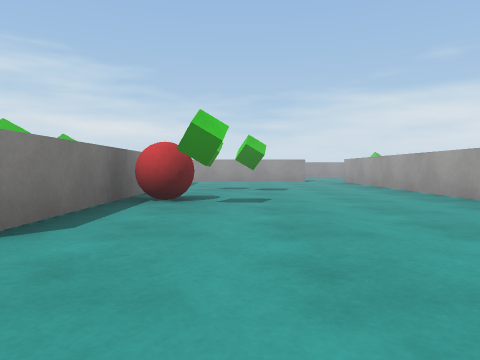
[1] (above)

19 first-person views from a walk through a Unity game level. The camera is 0.55 m above the floor, tilts 2° down and sees 70° across. The floor is counted in squares, 2 m on a side. Each view is taken from the middle of a square. On the plan, view 1 faces up. The plan holds only what a view shows up to about 9 squares ahead; the rest is blank. The place goes on beyond the plan. Surface patterns are stand-ins for the level's own textures.

[2]
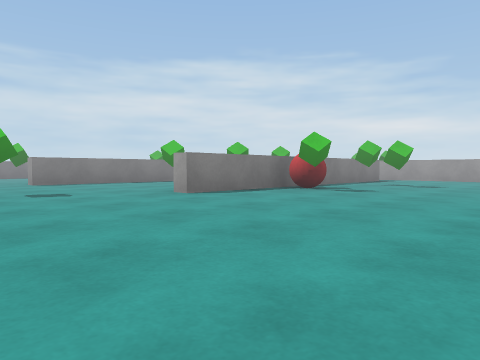

[3]
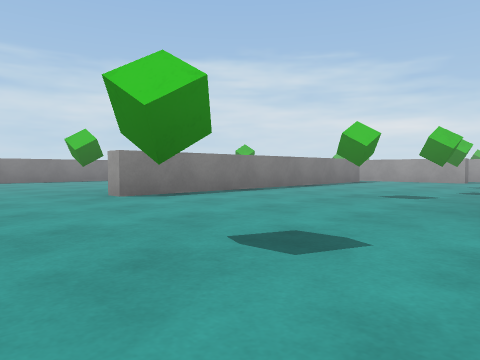

[4]
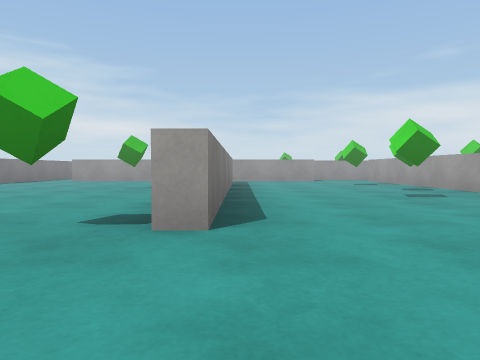

[5]
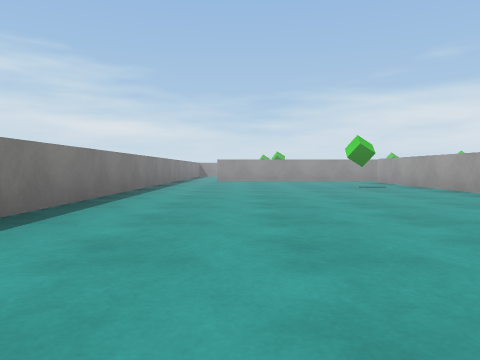

[6]
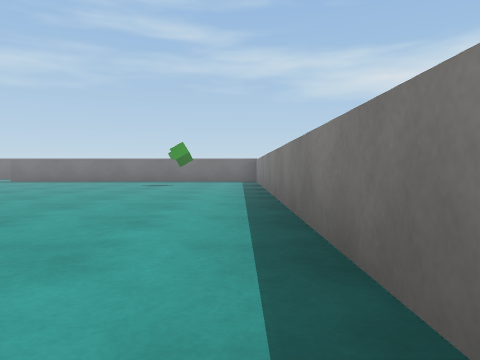

[7]
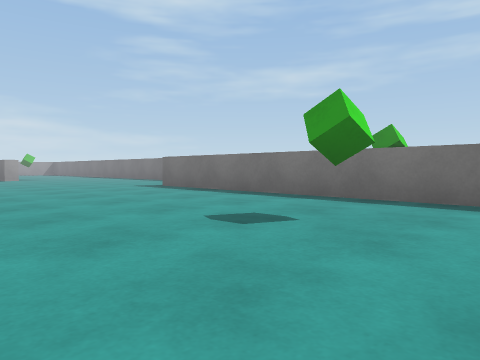

[8]
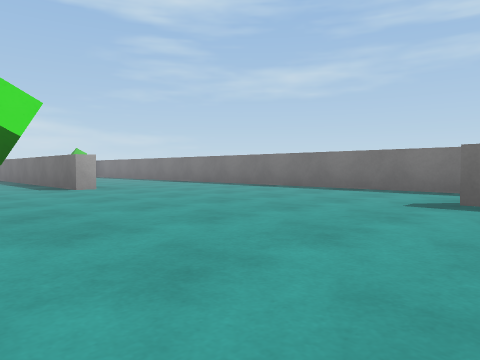

[9]
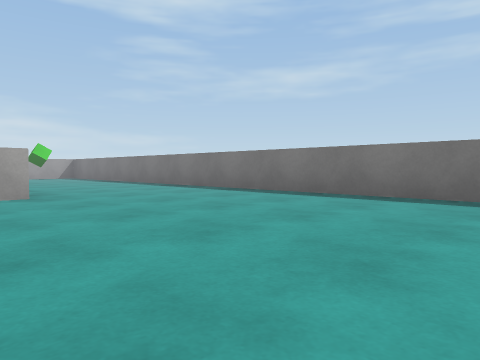

[10]
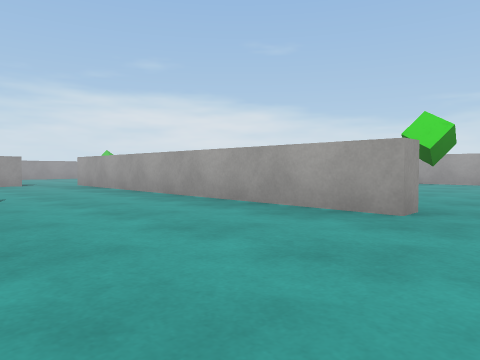

[11]
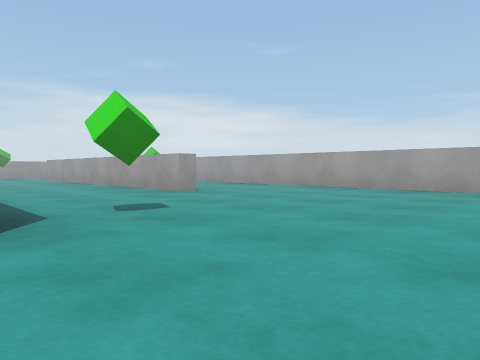

[12]
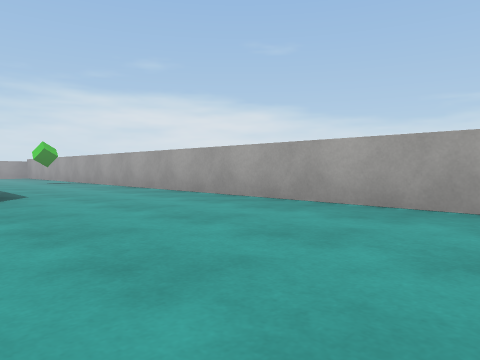

[13]
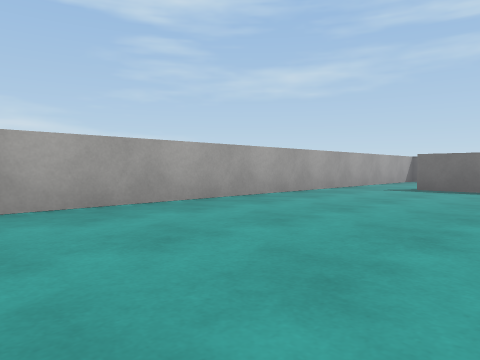

[14]
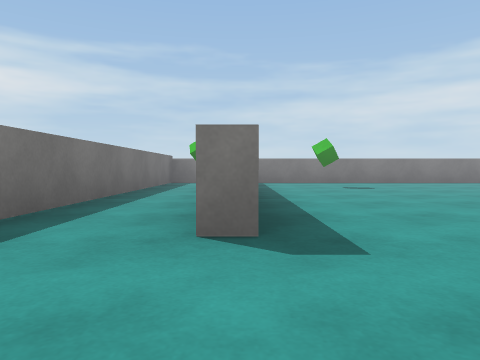

[15]
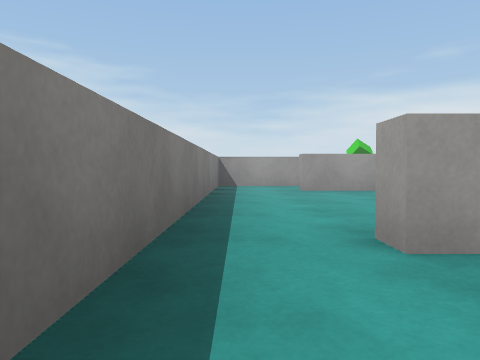

[16]
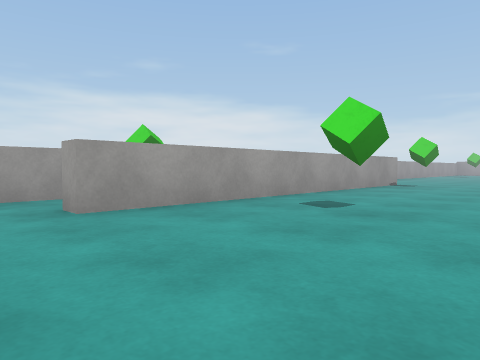

[17]
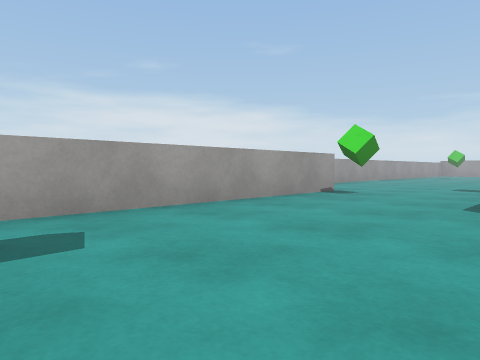

[18]
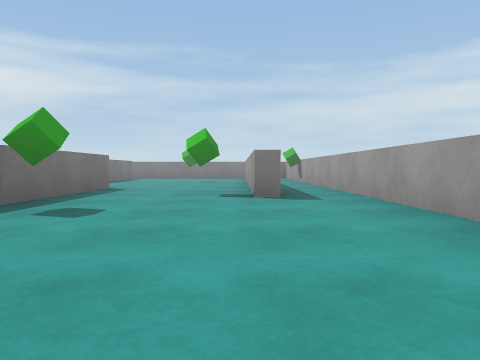

[19]
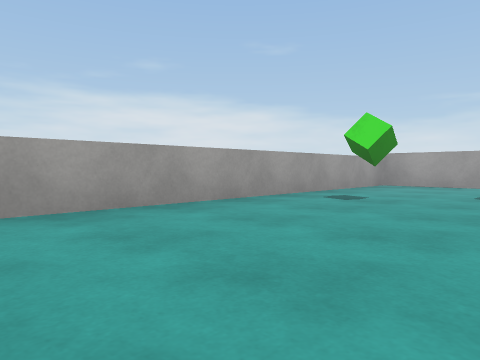

### Floor plan
Points are (right, up) in squares from view 1. A wall is a line through its corners. A room is listed if a view was taken in it or the views show most of it. See-through windows are left out.
Room 1 (views 1, 2, 3, 4, 5, 6, 7, 8, 9, 10, 11, 12, 13, 14, 15)
walls: (2, 1.6) (2, 6.8); (0.4, -1.6) (5.5, -1.6); (-1.3, 3.4) (-1.3, 6.2); (-4.4, 2.6) (-4.4, 5.5); (4.3, 3.2) (4.3, 6.4); (-1, 6.2) (-1, 1.1); (-2.4, 6.1) (-7.5, 6.1); (-4.1, 5.5) (-4.1, 0.5); (1.4, 7) (-2.6, 7); (-8.3, 5.5) (-8.3, -2.9) (-3.2, -2.9); (-8.3, -3.8) (-8.3, -4.3) (6.4, -4.3) (6.4, 10.2) (3.4, 10.2)
ways out: opening at (-8, 6) to room 2; opening at (3, 6) to room 3; opening at (4, 9.5) to room 3; gap at (-1, 6)
objects: green cube (-7, -4); green cube (-7, -2); green cube (-5, 0); green cube (-5, 4); green cube (-2, 0); green cube (-2, 2); green cube (-2, 3); green cube (-2, 4); red ball (-1, 3); green cube (0, 3); green cube (0, 4); green cube (3, 2); green cube (4, -3); green cube (4, 9); green cube (6, 6)
Room 2 (views 16, 17)
walls: (-7.5, 6.3) (-5.9, 6.3); (-3.8, 7.2) (-2.4, 7.2); (-8.3, 10.2) (-8.3, 5.5); (-2.1, 9.1) (-7.2, 9.1)
ways out: opening at (-8, 6) to room 1; opening at (-8, 9) to room 3; opening at (-3, 8) to room 3
objects: green cube (-6, 8)
Room 3 (views 18, 19)
walls: (-2.4, 7.2) (-1.5, 7.2); (3.4, 10.2) (-8.3, 10.2); (4.3, 6.4) (4.3, 8.4)
ways out: opening at (3, 6) to room 1; opening at (4, 9.5) to room 1; opening at (-8, 9) to room 2; opening at (-3, 8) to room 2
objects: green cube (-6, 10); green cube (-1, 8)

Where each view was taken, in squares from view 1:
view 1: 0 up, 0 right, facing up
view 2: 1 down, 2 right, facing up-left
view 3: 1 down, 1 left, facing up-left
view 4: 1 down, 4 left, facing up
view 5: 1 down, 7 left, facing up
view 6: 4 up, 8 left, facing down
view 7: 0 up, 8 left, facing down-right
view 8: 0 up, 4 left, facing down-right
view 9: 1 down, 3 left, facing down-right
view 10: 1 up, 0 right, facing up-right
view 11: 0 up, 2 right, facing up-right
view 12: 0 up, 4 right, facing up-right
view 13: 3 up, 4 right, facing down-right
view 14: 3 down, 2 left, facing left
view 15: 5 up, 8 left, facing up
view 16: 7 up, 8 left, facing up-right
view 17: 7 up, 6 left, facing up-right
view 18: 9 up, 1 right, facing left
view 19: 8 up, 1 right, facing up-right
